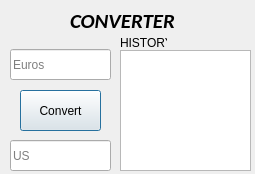
<?xml version="1.0" encoding="UTF-8"?>
<ui version="4.0">
 <class>Dialog</class>
 <widget class="QDialog" name="Dialog">
  <property name="geometry">
   <rect>
    <x>0</x>
    <y>0</y>
    <width>255</width>
    <height>174</height>
   </rect>
  </property>
  <property name="windowTitle">
   <string>Dialog</string>
  </property>
  <widget class="QLabel" name="label">
   <property name="enabled">
    <bool>true</bool>
   </property>
   <property name="geometry">
    <rect>
     <x>70</x>
     <y>0</y>
     <width>111</width>
     <height>41</height>
    </rect>
   </property>
   <property name="font">
    <font>
     <family>Calibri</family>
     <pointsize>16</pointsize>
     <weight>75</weight>
     <italic>true</italic>
     <bold>true</bold>
    </font>
   </property>
   <property name="text">
    <string>CONVERTER</string>
   </property>
  </widget>
  <widget class="QPushButton" name="convert_btn">
   <property name="geometry">
    <rect>
     <x>20</x>
     <y>90</y>
     <width>81</width>
     <height>41</height>
    </rect>
   </property>
   <property name="text">
    <string>Convert</string>
   </property>
   <property name="default">
    <bool>false</bool>
   </property>
  </widget>
  <widget class="QLineEdit" name="euro">
   <property name="geometry">
    <rect>
     <x>10</x>
     <y>49</y>
     <width>101</width>
     <height>31</height>
    </rect>
   </property>
   <property name="cursor">
    <cursorShape>SplitHCursor</cursorShape>
   </property>
   <property name="focusPolicy">
    <enum>Qt::StrongFocus</enum>
   </property>
   <property name="placeholderText">
    <string>Euros</string>
   </property>
   <property name="cursorMoveStyle">
    <enum>Qt::VisualMoveStyle</enum>
   </property>
   <property name="clearButtonEnabled">
    <bool>false</bool>
   </property>
  </widget>
  <widget class="QLineEdit" name="us">
   <property name="geometry">
    <rect>
     <x>10</x>
     <y>140</y>
     <width>101</width>
     <height>31</height>
    </rect>
   </property>
   <property name="readOnly">
    <bool>true</bool>
   </property>
   <property name="placeholderText">
    <string>US</string>
   </property>
  </widget>
  <widget class="QListWidget" name="history_lw">
   <property name="geometry">
    <rect>
     <x>120</x>
     <y>50</y>
     <width>131</width>
     <height>121</height>
    </rect>
   </property>
   <property name="focusPolicy">
    <enum>Qt::NoFocus</enum>
   </property>
  </widget>
  <widget class="QLabel" name="label_2">
   <property name="geometry">
    <rect>
     <x>120</x>
     <y>33</y>
     <width>47</width>
     <height>20</height>
    </rect>
   </property>
   <property name="text">
    <string>HISTORY</string>
   </property>
  </widget>
 </widget>
 <resources/>
 <connections/>
</ui>
